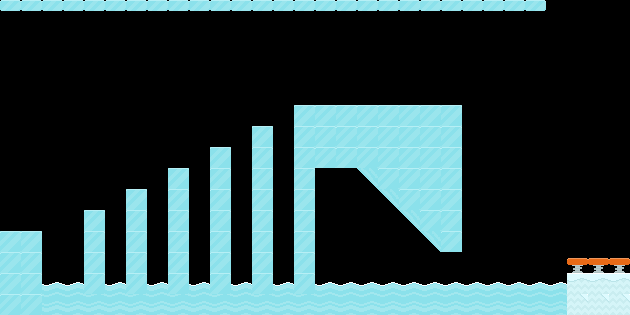

A level layout from a 2D game, rendered from its tile map. Below: a short description, then the map file with its tile-grid data intact:
An orthogonal 30x15 tile map with 21x21 px tiles, 2 tile layers (Capa de patrones 1, deco), 2 tilesets and 10 objects.

<map version="1.2" tiledversion="1.3.4" orientation="orthogonal" renderorder="right-up" width="30" height="15" tilewidth="21" tileheight="21" infinite="0" nextlayerid="4" nextobjectid="11">
 <tileset firstgid="1" source="sprites1.0.tsx" />
 <tileset firstgid="901" source="ice.tsx" />
 <layer id="1" name="Capa de patrones 1" width="30" height="15">
  <data encoding="csv">
493,493,493,493,493,493,493,493,493,493,493,493,493,493,493,493,493,493,493,493,493,493,493,493,493,493,0,0,0,0,
0,0,0,0,0,0,0,0,0,0,0,0,0,0,0,0,0,0,0,0,0,0,0,0,0,0,0,0,0,0,
0,0,0,0,0,0,0,0,0,0,0,0,0,0,0,0,0,0,0,0,0,0,0,0,0,0,0,0,0,0,
0,0,0,0,0,0,0,0,0,0,0,0,0,0,0,0,0,0,0,0,0,0,0,0,0,0,0,0,0,0,
0,0,0,0,0,0,0,0,0,0,0,0,0,0,0,0,0,0,0,0,0,0,0,0,0,0,0,0,0,0,
0,0,0,0,0,0,0,0,0,0,0,0,0,0,491,491,491,491,491,491,491,491,0,0,0,0,0,0,0,0,
0,0,0,0,0,0,0,0,0,0,0,0,491,0,491,491,491,491,491,491,491,491,0,0,0,0,0,0,0,0,
0,0,0,0,0,0,0,0,0,0,491,0,491,0,491,491,491,491,491,491,491,491,0,0,0,0,0,0,0,0,
0,0,0,0,0,0,0,0,491,0,491,0,491,0,491,0,0,1610613637,491,491,491,491,0,0,0,0,0,0,0,0,
0,0,0,0,0,0,491,0,491,0,491,0,491,0,491,0,0,0,1610613637,491,491,491,0,0,0,0,0,0,0,0,
0,0,0,0,491,0,491,0,491,0,491,0,491,0,491,0,0,0,0,1610613637,491,491,0,0,0,0,0,0,0,0,
491,491,0,0,491,0,491,0,491,0,491,0,491,0,491,0,0,0,0,0,1610613637,491,0,0,0,0,0,0,0,0,
491,491,0,0,491,0,491,0,491,0,491,0,491,0,491,0,0,0,0,0,0,0,0,0,0,0,0,285,285,285,
491,491,12,12,491,12,491,12,491,12,491,12,491,12,491,12,12,12,12,12,12,12,12,12,12,12,12,484,484,484,
491,491,41,41,41,41,41,41,41,41,41,41,41,41,41,41,41,41,41,41,41,41,41,41,41,41,41,518,518,518
</data>
 </layer>
 <layer id="2" name="deco" width="30" height="15">
  <data encoding="csv">
0,0,0,0,0,0,0,0,0,0,0,0,0,0,0,0,0,0,0,0,0,0,0,0,0,0,0,0,0,0,
0,0,0,0,0,0,0,0,0,0,0,0,0,0,0,0,0,0,0,0,0,0,0,0,0,0,0,0,0,0,
0,0,0,0,0,0,0,0,0,0,0,0,0,0,0,0,0,0,0,0,0,0,0,0,0,0,0,0,0,0,
0,0,0,0,0,0,0,0,0,0,0,0,0,0,0,0,0,0,0,0,0,0,0,0,0,0,0,0,0,0,
0,0,0,0,0,0,0,0,0,0,0,0,0,0,0,0,0,0,0,0,0,0,0,0,0,0,0,0,0,0,
0,0,0,0,0,0,0,0,0,0,0,0,0,0,0,0,0,0,0,0,0,0,0,0,0,0,0,0,0,0,
0,0,0,0,0,0,0,0,0,0,0,0,0,0,0,0,0,0,0,0,0,0,0,0,0,0,0,0,0,0,
0,0,0,0,0,0,0,0,0,0,0,0,0,0,0,0,0,0,0,0,0,0,0,0,0,0,0,0,0,0,
0,0,0,0,0,0,0,0,0,0,0,0,0,0,0,0,0,0,0,0,0,0,0,0,0,0,0,0,0,0,
0,0,0,0,0,0,0,0,0,0,0,0,0,0,0,0,0,0,0,0,0,0,0,0,0,0,0,0,0,0,
0,0,0,0,0,0,0,0,0,0,0,0,0,0,0,0,0,0,0,0,0,0,0,0,0,0,0,0,0,0,
0,0,0,0,0,0,0,0,0,0,0,0,0,0,0,0,0,0,0,0,0,0,0,0,0,0,0,0,0,0,
0,0,0,0,0,0,0,0,0,0,0,0,0,0,0,0,0,0,0,0,0,0,0,0,0,0,0,0,0,0,
0,0,0,0,0,0,0,0,0,0,0,0,0,0,0,0,0,0,0,0,0,0,0,0,0,0,0,0,0,0,
0,0,0,0,0,0,0,0,0,0,0,0,0,0,0,0,0,0,0,0,0,0,0,0,0,0,0,0,0,0
</data>
 </layer>
 <objectgroup id="3" name="colision_piso">
  <object id="1" x="0" y="231">
   <polygon points="0,0 42,0 42,78.75 42,84 0,84" />
  </object>
  <object id="2" x="84" y="210" width="21" height="105" />
  <object id="3" x="126" y="189" width="21" height="126" />
  <object id="4" x="168" y="168" width="21" height="147" />
  <object id="5" x="210" y="147" width="21" height="168" />
  <object id="6" x="252" y="126" width="21" height="189" />
  <object id="7" x="294" y="105" width="168" height="63" />
  <object id="8" x="294" y="168" width="21" height="147" />
  <object id="9" x="357" y="168">
   <polygon points="0,0 84,84 105,84 105,0" />
  </object>
  <object id="10" x="567" y="273">
   <polygon points="0,0 0,42 63,42 63,0" />
  </object>
 </objectgroup>
</map>
